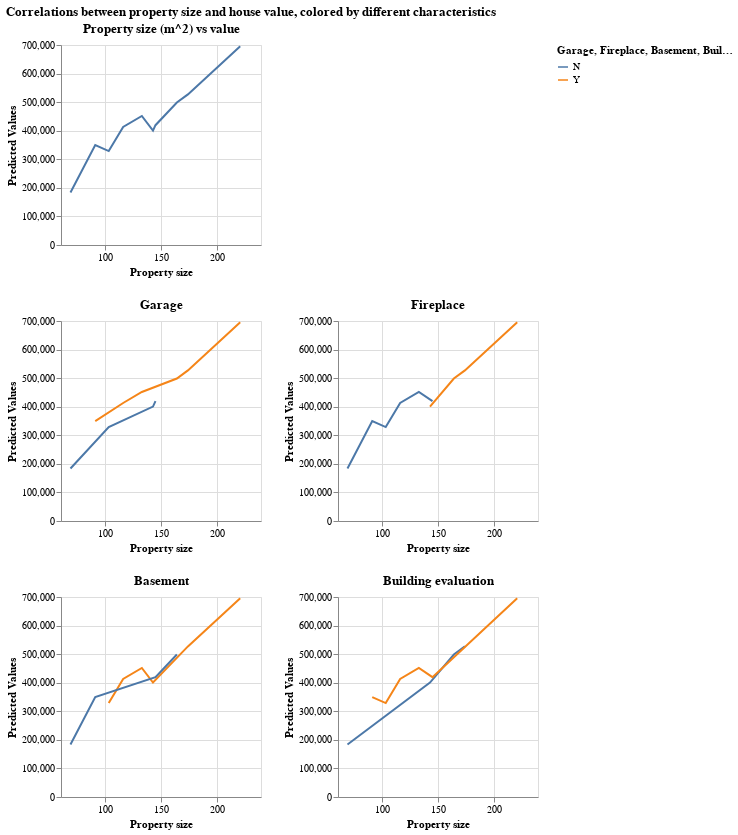

The notebook cell saved with this chart:
### Markdown cell above
### 7. Visualization for predictions

This code creates line charts to visualize the relationship between property size (`meters`) and predicted housing prices (`Predicted_Values`), colored by different categorical features. This visualization highlights how categorical features interact with property size to influence predicted house values.

### Code cell
mtrs = alt.Chart(predictions_df).mark_line().encode(
    x = alt.X('meters', title="Property size"),
    y = alt.Y('Predicted_Values', title='Predicted Values'),
).properties(
    height = 200,
    width = 200,
    title = "Property size (m^2) vs value"
)

grg2 = alt.Chart(predictions_df).mark_line().encode(
    x = alt.X('meters', title="Property size"),
    y = alt.Y('Predicted_Values', title='Predicted Values'),
    color = alt.Color('garage', title="Garage")
).properties(
    height = 200,
    width = 200,
    title = "Garage"
)

frp2 = alt.Chart(predictions_df).mark_line().encode(
    x = alt.X('meters', title="Property size"),
    y = alt.Y('Predicted_Values', title='Predicted Values'),
    color = alt.Color('firepl', title="Fireplace")
).properties(
    height = 200,
    width = 200,
    title = "Fireplace"
)

bst2 = alt.Chart(predictions_df).mark_line().encode(
    x = alt.X('meters', title="Property size"),
    y = alt.Y('Predicted_Values', title='Predicted Values'),
    color = alt.Color('bsmt', title="Basement")
).properties(
    height = 200,
    width = 200,
    title = "Basement"
)

bdl2 = alt.Chart(predictions_df).mark_line().encode(
    x = alt.X('meters', title="Property size"),
    y = alt.Y('Predicted_Values', title='Predicted Values'),
    color = alt.Color('bdevl', title="Building evaluation")
).properties(
    height = 200,
    width = 200,
    title = "Building evaluation"
)

(mtrs & (grg2 | frp2) & (bst2 | bdl2)).properties(
    title = "Correlations between property size and house value, colored by different characteristics"
)

### Figure 1 — Vega specification as saved in the notebook (floating-point values rounded to 4 significant figures)
{"$schema": "https://vega.github.io/schema/vega/v5.json", "data": [{"name": "source_0", "values": [{"meters": 174.2, "garage": "Y", "firepl": "Y", "bsmt": "Y", "bdevl": "N", "Predicted_Values": 527100.0}, {"meters": 132.8, "garage": "Y", "firepl": "N", "bsmt": "Y", "bdevl": "Y", "Predicted_Values": 451500.0}, {"meters": 90.82, "garage": "Y", "firepl": "N", "bsmt": "N", "bdevl": "Y", "Predicted_Values": 349800.0}, {"meters": 68.54, "garage": "N", "firepl": "N", "bsmt": "N", "bdevl": "N", "Predicted_Values": 183800.0}, {"meters": 221.3, "garage": "Y", "firepl": "Y", "bsmt": "Y", "bdevl": "Y", "Predicted_Values": 695300.0}, {"meters": 145.0, "garage": "N", "firepl": "N", "bsmt": "N", "bdevl": "Y", "Predicted_Values": 419300.0}, {"meters": 103.0, "garage": "N", "firepl": "N", "bsmt": "Y", "bdevl": "Y", "Predicted_Values": 328700.0}, {"meters": 164.3, "garage": "Y", "firepl": "Y", "bsmt": "N", "bdevl": "N", "Predicted_Values": 498600.0}, {"meters": 142.8, "garage": "N", "firepl": "Y", "bsmt": "Y", "bdevl": "N", "Predicted_Values": 400600.0}, {"meters": 115.9, "garage": "Y", "firepl": "N", "bsmt": "Y", "bdevl": "Y", "Predicted_Values": 413000.0}]}, {"name": "source_0_concat_0_x_domain_meters", "values": [{"min": 68.54, "max": 221.3}]}, {"name": "source_0_concat_0_y_domain_Predicted_Values", "values": [{"min": 183800.0, "max": 695300.0}]}, {"name": "source_0_concat_1_concat_0_x_domain_meters", "values": [{"min": 68.54, "max": 221.3}]}, {"name": "source_0_concat_1_concat_0_y_domain_Predicted_Values", "values": [{"min": 183800.0, "max": 695300.0}]}, {"name": "source_0_concat_1_concat_1_x_domain_meters", "values": [{"min": 68.54, "max": 221.3}]}, {"name": "source_0_concat_1_concat_1_y_domain_Predicted_Values", "values": [{"min": 183800.0, "max": 695300.0}]}, {"name": "source_0_concat_2_concat_0_x_domain_meters", "values": [{"min": 68.54, "max": 221.3}]}, {"name": "source_0_concat_2_concat_0_y_domain_Predicted_Values", "values": [{"min": 183800.0, "max": 695300.0}]}, {"name": "source_0_concat_2_concat_1_x_domain_meters", "values": [{"min": 68.54, "max": 221.3}]}, {"name": "source_0_concat_2_concat_1_y_domain_Predicted_Values", "values": [{"min": 183800.0, "max": 695300.0}]}], "signals": [{"name": "childHeight", "value": 200}, {"name": "concat_0_width", "value": 200}, {"name": "concat_1_childWidth", "value": 200}, {"name": "concat_2_childWidth", "value": 200}], "marks": [{"type": "group", "name": "concat_0_group", "encode": {"update": {"width": {"signal": "concat_0_width"}, "height": {"signal": "childHeight"}}}, "marks": [{"type": "line", "name": "concat_0_marks", "from": {"data": "source_0"}, "sort": {"field": "x"}, "encode": {"update": {"defined": {"signal": "isValid(datum[\"meters\"]) && isFinite(+datum[\"meters\"]) && isValid(datum[\"Predicted_Values\"]) && isFinite(+datum[\"Predicted_Values\"])"}, "x": {"field": "meters", "scale": "concat_0_x"}, "stroke": {"value": "#4c78a8"}, "y": {"field": "Predicted_Values", "scale": "concat_0_y"}}}, "style": ["line"]}], "axes": [{"scale": "concat_0_x", "minExtent": 0, "zindex": 0, "tickCount": {"signal": "ceil(concat_0_width/40)"}, "maxExtent": 0, "ticks": false, "labels": false, "grid": true, "gridScale": "concat_0_y", "aria": false, "orient": "bottom", "domain": false}, {"scale": "concat_0_y", "zindex": 0, "tickCount": {"signal": "ceil(childHeight/40)"}, "labels": false, "minExtent": 0, "aria": false, "ticks": false, "orient": "left", "maxExtent": 0, "grid": true, "domain": false, "gridScale": "concat_0_x"}, {"scale": "concat_0_x", "grid": false, "orient": "bottom", "labelOverlap": true, "tickCount": {"signal": "ceil(concat_0_width/40)"}, "title": "Property size", "zindex": 0, "labelFlush": true}, {"scale": "concat_0_y", "grid": false, "zindex": 0, "labelOverlap": true, "orient": "left", "title": "Predicted Values", "tickCount": {"signal": "ceil(childHeight/40)"}}], "title": {"text": "Property size (m^2) vs value", "frame": "group"}, "style": "cell"}, {"type": "group", "name": "concat_1_group", "marks": [{"type": "group", "name": "concat_1_concat_0_group", "encode": {"update": {"height": {"signal": "childHeight"}, "width": {"signal": "concat_1_childWidth"}}}, "marks": [{"type": "group", "name": "concat_1_concat_0_pathgroup", "from": {"facet": {"data": "source_0", "name": "faceted_path_concat_1_concat_0_main", "groupby": ["garage"]}}, "encode": {"update": {"height": {"field": {"signal": null, "datum": null, "group": "height", "parent": null}}, "width": {"field": {"signal": null, "datum": null, "group": "width", "parent": null}}}}, "marks": [{"type": "line", "name": "concat_1_concat_0_marks", "from": {"data": "faceted_path_concat_1_concat_0_main"}, "sort": {"field": "x"}, "encode": {"update": {"y": {"field": "Predicted_Values", "scale": "concat_1_concat_0_y"}, "x": {"field": "meters", "scale": "concat_1_concat_0_x"}, "defined": {"signal": "isValid(datum[\"meters\"]) && isFinite(+datum[\"meters\"]) && isValid(datum[\"Predicted_Values\"]) && isFinite(+datum[\"Predicted_Values\"])"}, "stroke": {"field": "garage", "scale": "color"}}}, "style": ["line"]}]}], "axes": [{"scale": "concat_1_concat_0_x", "gridScale": "concat_1_concat_0_y", "aria": false, "maxExtent": 0, "ticks": false, "grid": true, "tickCount": {"signal": "ceil(concat_1_childWidth/40)"}, "zindex": 0, "domain": false, "orient": "bottom", "labels": false, "minExtent": 0}, {"scale": "concat_1_concat_0_y", "gridScale": "concat_1_concat_0_x", "labels": false, "minExtent": 0, "ticks": false, "orient": "left", "tickCount": {"signal": "ceil(childHeight/40)"}, "domain": false, "aria": false, "maxExtent": 0, "zindex": 0, "grid": true}, {"scale": "concat_1_concat_0_x", "orient": "bottom", "title": "Property size", "zindex": 0, "grid": false, "tickCount": {"signal": "ceil(concat_1_childWidth/40)"}, "labelOverlap": true, "labelFlush": true}, {"scale": "concat_1_concat_0_y", "grid": false, "labelOverlap": true, "title": "Predicted Values", "orient": "left", "zindex": 0, "tickCount": {"signal": "ceil(childHeight/40)"}}], "title": {"text": "Garage", "frame": "group"}, "style": "cell"}, {"type": "group", "name": "concat_1_concat_1_group", "encode": {"update": {"height": {"signal": "childHeight"}, "width": {"signal": "concat_1_childWidth"}}}, "marks": [{"type": "group", "name": "concat_1_concat_1_pathgroup", "from": {"facet": {"data": "source_0", "name": "faceted_path_concat_1_concat_1_main", "groupby": ["firepl"]}}, "encode": {"update": {"height": {"field": {"signal": null, "datum": null, "group": "height", "parent": null}}, "width": {"field": {"signal": null, "datum": null, "group": "width", "parent": null}}}}, "marks": [{"type": "line", "name": "concat_1_concat_1_marks", "from": {"data": "faceted_path_concat_1_concat_1_main"}, "sort": {"field": "x"}, "encode": {"update": {"stroke": {"field": "firepl", "scale": "color"}, "y": {"field": "Predicted_Values", "scale": "concat_1_concat_1_y"}, "x": {"field": "meters", "scale": "concat_1_concat_1_x"}, "defined": {"signal": "isValid(datum[\"meters\"]) && isFinite(+datum[\"meters\"]) && isValid(datum[\"Predicted_Values\"]) && isFinite(+datum[\"Predicted_Values\"])"}}}, "style": ["line"]}]}], "axes": [{"scale": "concat_1_concat_1_x", "tickCount": {"signal": "ceil(concat_1_childWidth/40)"}, "maxExtent": 0, "domain": false, "minExtent": 0, "orient": "bottom", "grid": true, "gridScale": "concat_1_concat_1_y", "zindex": 0, "labels": false, "aria": false, "ticks": false}, {"scale": "concat_1_concat_1_y", "gridScale": "concat_1_concat_1_x", "orient": "left", "labels": false, "minExtent": 0, "zindex": 0, "maxExtent": 0, "domain": false, "ticks": false, "grid": true, "tickCount": {"signal": "ceil(childHeight/40)"}, "aria": false}, {"scale": "concat_1_concat_1_x", "labelFlush": true, "labelOverlap": true, "tickCount": {"signal": "ceil(concat_1_childWidth/40)"}, "orient": "bottom", "zindex": 0, "title": "Property size", "grid": false}, {"scale": "concat_1_concat_1_y", "orient": "left", "title": "Predicted Values", "zindex": 0, "labelOverlap": true, "grid": false, "tickCount": {"signal": "ceil(childHeight/40)"}}], "title": {"text": "Fireplace", "frame": "group"}, "style": "cell"}], "layout": {"padding": 20, "bounds": "full", "align": "each"}}, {"type": "group", "name": "concat_2_group", "marks": [{"type": "group", "name": "concat_2_concat_0_group", "encode": {"update": {"width": {"signal": "concat_2_childWidth"}, "height": {"signal": "childHeight"}}}, "marks": [{"type": "group", "name": "concat_2_concat_0_pathgroup", "from": {"facet": {"data": "source_0", "name": "faceted_path_concat_2_concat_0_main", "groupby": ["bsmt"]}}, "encode": {"update": {"width": {"field": {"signal": null, "datum": null, "group": "width", "parent": null}}, "height": {"field": {"signal": null, "datum": null, "group": "height", "parent": null}}}}, "marks": [{"type": "line", "name": "concat_2_concat_0_marks", "from": {"data": "faceted_path_concat_2_concat_0_main"}, "sort": {"field": "x"}, "encode": {"update": {"y": {"field": "Predicted_Values", "scale": "concat_2_concat_0_y"}, "stroke": {"field": "bsmt", "scale": "color"}, "x": {"field": "meters", "scale": "concat_2_concat_0_x"}, "defined": {"signal": "isValid(datum[\"meters\"]) && isFinite(+datum[\"meters\"]) && isValid(datum[\"Predicted_Values\"]) && isFinite(+datum[\"Predicted_Values\"])"}}}, "style": ["line"]}]}], "axes": [{"scale": "concat_2_concat_0_x", "domain": false, "ticks": false, "aria": false, "maxExtent": 0, "gridScale": "concat_2_concat_0_y", "tickCount": {"signal": "ceil(concat_2_childWidth/40)"}, "labels": false, "minExtent": 0, "zindex": 0, "orient": "bottom", "grid": true}, {"scale": "concat_2_concat_0_y", "ticks": false, "gridScale": "concat_2_concat_0_x", "maxExtent": 0, "tickCount": {"signal": "ceil(childHeight/40)"}, "labels": false, "domain": false, "aria": false, "grid": true, "minExtent": 0, "orient": "left", "zindex": 0}, {"scale": "concat_2_concat_0_x", "orient": "bottom", "grid": false, "title": "Property size", "labelFlush": true, "tickCount": {"signal": "ceil(concat_2_childWidth/40)"}, "labelOverlap": true, "zindex": 0}, {"scale": "concat_2_concat_0_y", "title": "Predicted Values", "orient": "left", "grid": false, "labelOverlap": true, "tickCount": {"signal": "ceil(childHeight/40)"}, "zindex": 0}], "title": {"text": "Basement", "frame": "group"}, "style": "cell"}, {"type": "group", "name": "concat_2_concat_1_group", "encode": {"update": {"width": {"signal": "concat_2_childWidth"}, "height": {"signal": "childHeight"}}}, "marks": [{"type": "group", "name": "concat_2_concat_1_pathgroup", "from": {"facet": {"data": "source_0", "name": "faceted_path_concat_2_concat_1_main", "groupby": ["bdevl"]}}, "encode": {"update": {"height": {"field": {"signal": null, "datum": null, "group": "height", "parent": null}}, "width": {"field": {"signal": null, "datum": null, "group": "width", "parent": null}}}}, "marks": [{"type": "line", "name": "concat_2_concat_1_marks", "from": {"data": "faceted_path_concat_2_concat_1_main"}, "sort": {"field": "x"}, "encode": {"update": {"y": {"field": "Predicted_Values", "scale": "concat_2_concat_1_y"}, "x": {"field": "meters", "scale": "concat_2_concat_1_x"}, "defined": {"signal": "isValid(datum[\"meters\"]) && isFinite(+datum[\"meters\"]) && isValid(datum[\"Predicted_Values\"]) && isFinite(+datum[\"Predicted_Values\"])"}, "stroke": {"field": "bdevl", "scale": "color"}}}, "style": ["line"]}]}], "axes": [{"scale": "concat_2_concat_1_x", "minExtent": 0, "ticks": false, "zindex": 0, "labels": false, "tickCount": {"signal": "ceil(concat_2_childWidth/40)"}, "gridScale": "concat_2_concat_1_y", "domain": false, "aria": false, "orient": "bottom", "grid": true, "maxExtent": 0}, {"scale": "concat_2_concat_1_y", "gridScale": "concat_2_concat_1_x", "grid": true, "labels": false, "maxExtent": 0, "domain": false, "tickCount": {"signal": "ceil(childHeight/40)"}, "orient": "left", "aria": false, "minExtent": 0, "zindex": 0, "ticks": false}, {"scale": "concat_2_concat_1_x", "tickCount": {"signal": "ceil(concat_2_childWidth/40)"}, "grid": false, "labelFlush": true, "zindex": 0, "title": "Property size", "orient": "bottom", "labelOverlap": true}, {"scale": "concat_2_concat_1_y", "zindex": 0, "labelOverlap": true, "title": "Predicted Values", "tickCount": {"signal": "ceil(childHeight/40)"}, "orient": "left", "grid": false}], "title": {"text": "Building evaluation", "frame": "group"}, "style": "cell"}], "layout": {"padding": 20, "bounds": "full", "align": "each"}}], "scales": [{"name": "color", "type": "ordinal", "domain": {"data": "source_0", "fields": ["garage", "firepl", "bsmt", "bdevl"], "sort": true}, "range": "category"}, {"name": "concat_0_x", "type": "linear", "domain": [{"signal": "(data(\"source_0_concat_0_x_domain_meters\")[0] || {}).min"}, {"signal": "(data(\"source_0_concat_0_x_domain_meters\")[0] || {}).max"}], "range": [0, {"signal": "concat_0_width"}], "nice": true, "zero": false}, {"name": "concat_0_y", "type": "linear", "domain": [{"signal": "(data(\"source_0_concat_0_y_domain_Predicted_Values\")[0] || {}).min"}, {"signal": "(data(\"source_0_concat_0_y_domain_Predicted_Values\")[0] || {}).max"}], "range": [{"signal": "childHeight"}, 0], "zero": true, "nice": true}, {"name": "concat_1_concat_0_x", "type": "linear", "domain": [{"signal": "(data(\"source_0_concat_1_concat_0_x_domain_meters\")[0] || {}).min"}, {"signal": "(data(\"source_0_concat_1_concat_0_x_domain_meters\")[0] || {}).max"}], "range": [0, {"signal": "concat_1_childWidth"}], "nice": true, "zero": false}, {"name": "concat_1_concat_0_y", "type": "linear", "domain": [{"signal": "(data(\"source_0_concat_1_concat_0_y_domain_Predicted_Values\")[0] || {}).min"}, {"signal": "(data(\"source_0_concat_1_concat_0_y_domain_Predicted_Values\")[0] || {}).max"}], "range": [{"signal": "childHeight"}, 0], "nice": true, "zero": true}, {"name": "concat_1_concat_1_x", "type": "linear", "domain": [{"signal": "(data(\"source_0_concat_1_concat_1_x_domain_meters\")[0] || {}).min"}, {"signal": "(data(\"source_0_concat_1_concat_1_x_domain_meters\")[0] || {}).max"}], "range": [0, {"signal": "concat_1_childWidth"}], "nice": true, "zero": false}, {"name": "concat_1_concat_1_y", "type": "linear", "domain": [{"signal": "(data(\"source_0_concat_1_concat_1_y_domain_Predicted_Values\")[0] || {}).min"}, {"signal": "(data(\"source_0_concat_1_concat_1_y_domain_Predicted_Values\")[0] || {}).max"}], "range": [{"signal": "childHeight"}, 0], "nice": true, "zero": true}, {"name": "concat_2_concat_0_x", "type": "linear", "domain": [{"signal": "(data(\"source_0_concat_2_concat_0_x_domain_meters\")[0] || {}).min"}, {"signal": "(data(\"source_0_concat_2_concat_0_x_domain_meters\")[0] || {}).max"}], "range": [0, {"signal": "concat_2_childWidth"}], "zero": false, "nice": true}, {"name": "concat_2_concat_0_y", "type": "linear", "domain": [{"signal": "(data(\"source_0_concat_2_concat_0_y_domain_Predicted_Values\")[0] || {}).min"}, {"signal": "(data(\"source_0_concat_2_concat_0_y_domain_Predicted_Values\")[0] || {}).max"}], "range": [{"signal": "childHeight"}, 0], "nice": true, "zero": true}, {"name": "concat_2_concat_1_x", "type": "linear", "domain": [{"signal": "(data(\"source_0_concat_2_concat_1_x_domain_meters\")[0] || {}).min"}, {"signal": "(data(\"source_0_concat_2_concat_1_x_domain_meters\")[0] || {}).max"}], "range": [0, {"signal": "concat_2_childWidth"}], "nice": true, "zero": false}, {"name": "concat_2_concat_1_y", "type": "linear", "domain": [{"signal": "(data(\"source_0_concat_2_concat_1_y_domain_Predicted_Values\")[0] || {}).min"}, {"signal": "(data(\"source_0_concat_2_concat_1_y_domain_Predicted_Values\")[0] || {}).max"}], "range": [{"signal": "childHeight"}, 0], "nice": true, "zero": true}], "title": {"text": "Correlations between property size and house value, colored by different characteristics", "anchor": "start"}, "layout": {"padding": 20, "columns": 1, "bounds": "full", "align": "each"}, "padding": 5, "background": "white", "legends": [{"title": "Garage, Fireplace, Basement, Building evaluation", "stroke": "color", "symbolType": "stroke"}]}
